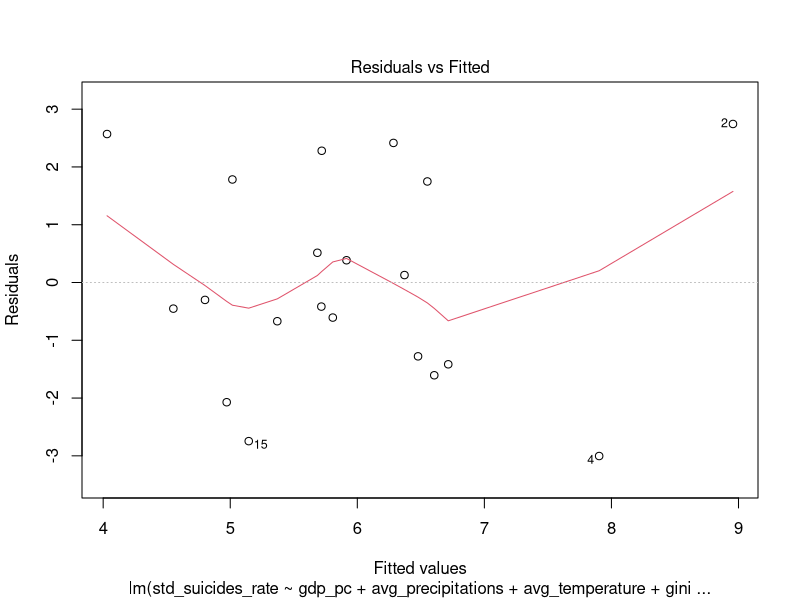

R code for this plot:
## ---- chunk 1

library(knitr)

library(plyr)

library(ggplot2)

# Loading data frames that we have to merge.

weather <- read.csv("TidyData_meteo.csv", header = TRUE, sep = ";", dec = ",",fill = TRUE)

gini <- read.csv("TidyData_gini.csv", header = T, sep =";", dec = ",", fill = T)

gdp <- read.csv("RoughData_gdp.csv", header = T, sep =";", dec = ",", fill = T)

# Cleaning data for gdp.

gdp <- data.frame(gdp$TIME, gdp$GEO, gdp$Value)

gdp$gdp.GEO <- as.character(gdp$gdp.GEO)

gdp$gdp.GEO[gdp$gdp.GEO == "Nord"] <- "north"
gdp$gdp.GEO[gdp$gdp.GEO == "Centro (IT)"] <- "centre"
gdp$gdp.GEO[gdp$gdp.GEO == "Sud"] <- "south"

gdp <- plyr::rename(gdp, replace = c("gdp.GEO" = "macro_area"))
gdp <- plyr::rename(gdp, replace = c("gdp.TIME" = "year"))
gdp <- plyr::rename(gdp, replace = c("gdp.Value" = "gdp_pc"))

# Merging data we have just cleaned.

MergedData1 <- merge(x = weather, y = gdp, union("macro_area", "year"), all = T )

MergedData2 <- merge(x = MergedData1, y = gini, union("macro_area", "year"), all = T )

## ---- chunk 2

# Loading and tidying data for suicides.

suicides_rough <- read.csv("RoughData_suicides.csv", header = T, sep =";", dec = ",", fill = T)

suicides_rough$macro_area <- as.character(suicides_rough$macro_area)

# Replacing wrong-named observation with new ones, analogous to observations in other data used.

suicides_rough$macro_area[suicides_rough$macro_area == "northeast"] <- "north"
suicides_rough$macro_area[suicides_rough$macro_area == "northwest"] <- "north"
suicides_rough$macro_area[suicides_rough$macro_area == "islands"] <- "south"

suicides_rough$suicides <- as.numeric(suicides_rough$suicides)

# Then we aggregated data by macro areas.
# For example we sum northeast and northwest to obtain total suicides for north.

suicides_clean <- dplyr::group_by(suicides_rough, macro_area, year)
suicides_clean <- dplyr::summarise(suicides_clean, std_suicides_rate = mean(suicides))

# Merging all data in the final dataset.
# MergedData3 contains NA, MergedData4 does not.

MergedData3 <- merge(x = MergedData2, y = suicides_clean, union("macro_area", "year"), all = T)

MergedData4 <- merge(x = MergedData2, y = suicides_clean, union("macro_area", "year"), all = F)

## ---- chunk 3

kable(MergedData4)

## ---- chunk 4

library(foreign)

library(car)

## ---- chunk 5

# Creating linear models to analyze our dataframe.

M1 <- lm(std_suicides_rate ~ gdp_pc + avg_temperature + avg_precipitations + gini_index , data = MergedData4)

M2 <- lm(std_suicides_rate ~ gdp_pc + avg_temperature + avg_precipitations , data = MergedData4)

## ---- chunk 6

# Loading a new dataframe trying to use the same model in less aggregated data.

Dataset2009 <- read.csv("TidyDataset2009.csv", header = TRUE, sep = ";", dec = ",", fill = TRUE)

## ---- chunk 7
Dataset2009 <- read.csv("TidyDataset2009.csv", header = TRUE, sep = ";", dec = ",", fill = TRUE)
## ---- chunk 8
LM1 <- lm(std_suicides_rate ~ gdp_pc + avg_precipitations + avg_temperature + gini_index , data = Dataset2009)

## ---- chunk 9

library(xtable)

TableLM1 <- xtable(LM1, digits=2)

print.xtable(TableLM1, comment = F)

## ---- chunk 10

CoefTab1 <- coefficients(LM1)

kable(CoefTab1, caption = "Table of Coefficients")
## ---- chunk 11

AnovaTab1 <- anova(LM1)

kable(AnovaTab1)

plot(LM1, which=1)
## ---- chunk 12

Confint1 <- confint(LM1)

kable(Confint1, caption = "Confidence Intervals")
## ---- chunk 13

fitted(LM1)

## ---- chunk 14

residuals(LM1)

## ---- chunk 15

VcovTab <- vcov(LM1)

